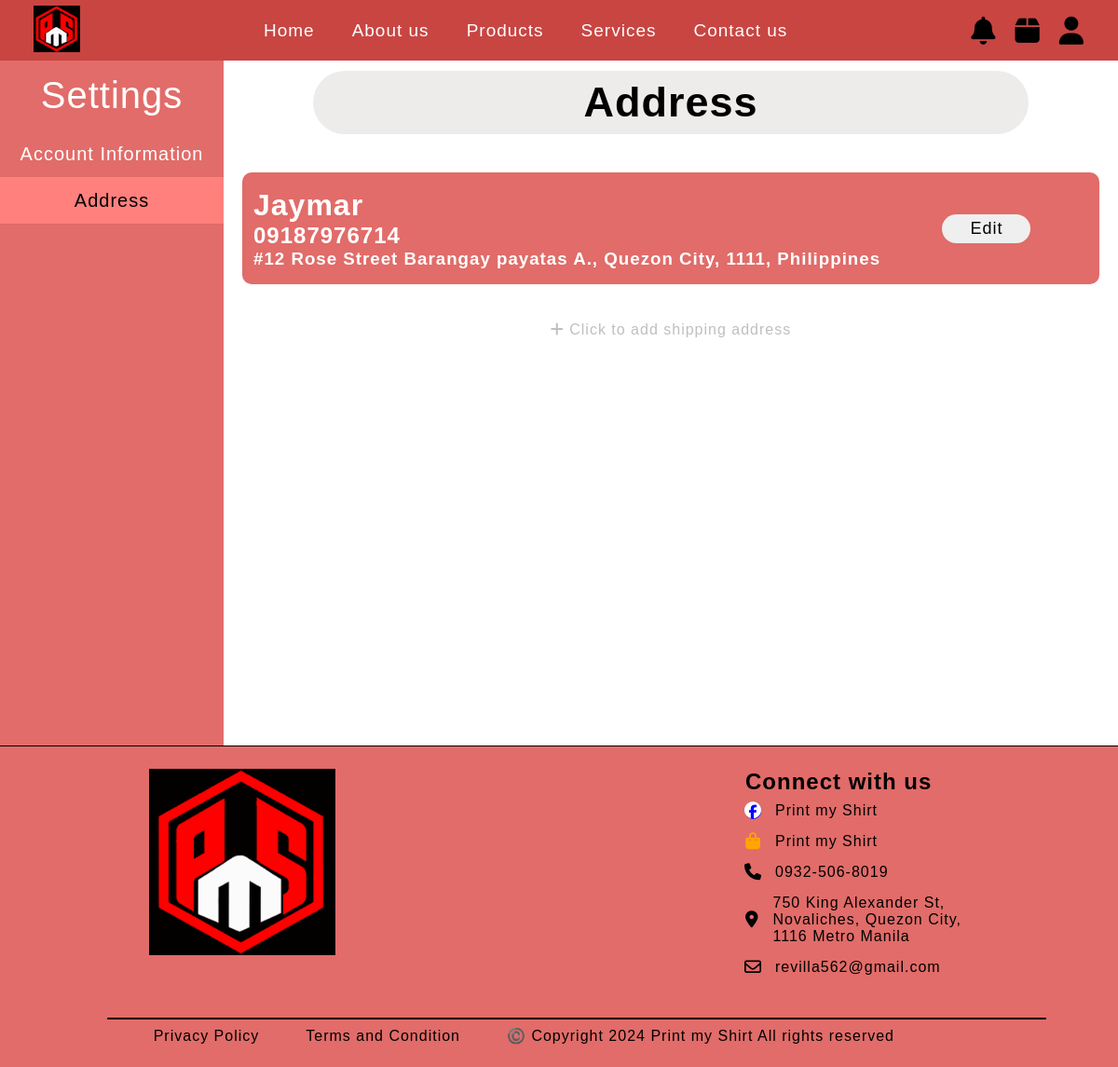
The page /customer-page/userSettingsAddress.php (signed in) on the database its author committed.
### tables this page shows
CREATE TABLE `customer_address` (
  `address_id` int(11) NOT NULL,
  `customer_id` int(11) NOT NULL,
  `names` varchar(255) NOT NULL,
  `phone_number` varchar(255) NOT NULL,
  `address` varchar(255) NOT NULL,
  `city` varchar(255) NOT NULL,
  `zipcode` int(255) NOT NULL,
  `country` varchar(255) NOT NULL
);

### customer-page/userSettingsAddress.php (the view, shortened to what this page needs)
<?php
    include("../connection.php");
    if(isset($_SESSION['customer_id'])){
        $customer_id = $_SESSION['customer_id'];
        $query = mysqli_query($conn, "SELECT * FROM customer_address WHERE customer_id = $customer_id");
    }
?>
<!DOCTYPE html>
<html lang="en">
<head>
    <link rel="stylesheet" href="https://cdnjs.cloudflare.com/ajax/libs/font-awesome/6.5.1/css/all.min.css" />
    <link rel="stylesheet" href="userSettingsAddresss.css">
</head>
<body>
<?php include("website-header.php"); ?>
<div class="body">
    <div class="settings">
        <h1>Settings</h1>
        <div class="settingsContent">
            <p><a href="userSettingsAccInfo.php">Account Information</a></p>
            <p id="active">Address</p>
        </div>
    </div>
    <div class="account-information">
        <div class="account-information-header">
            <h1>Address</h1>
        </div>
        <div class="addresses">
            <?php while($row = mysqli_fetch_assoc($query)){ ?>
                <div class="address">
                    <h1><?= $row['names']; ?></h1>
                    <h2><?= $row['phone_number']; ?></h2>
                    <h3><?= $row['address']; ?>, <?= $row['city']; ?>, <?= $row['zipcode']; ?>, <?= $row['country']; ?></h3>
                    <a href="userSettingsEdit.php?address_id=<?php echo $row['address_id'] ;?>"><button>Edit</button></a>
                </div>
            <?php } ?>
        </div>
        <div class="add-address">
                <a href="userSettingsAdd-Address.php"> <i class="fa-solid fa-plus"></i> Click to add shipping address</a>
        </div>
    </div>
</div>
    <?php include("website-footer.php"); ?>
</body>
</html>

### customer-page/userSettingsAddresss.css (style rules this page uses)
* { margin: 0; padding: 0; font-family: Arial, Helvetica, sans-serif; letter-spacing: 1px; box-sizing: border-box; }
.body { width: 100%; height: calc(100vh - 65px); display: flex; }
.body .settings { background: #E16C69; width: 20%; height: 100%; display: flex; flex-direction: column; align-items: center; }
.body .settings h1 { color: white; font-weight: 400; font-size: 40px; margin: 15px 0; letter-spacing: 1px; }
.body .settings .settingsContent { width: 100%; line-height: 50px; display: flex; align-items: center; flex-direction: column; }
.body .settings .settingsContent p { width: 100%; text-align: center; cursor: pointer; transition: .3s; color: white; font-size: 20px; letter-spacing: 1px; }
.body .settings .settingsContent #active { color: black; background: #FF807D; }
.body .settings .settingsContent p a { color: white; text-decoration: none; width: 100%; height: 100%; display: flex; align-items: center; justify-content: center; transition: .3s; }
.body .account-information { width: 80%; height: 100%; }
.body .account-information .account-information-header { display: flex; align-items: center; height: 90px; justify-content: center; }
.body .account-information .account-information-header h1 { background: #eeeceb; font-size: 45px; padding: 8px 0; border-radius: 50px; width: 80%; text-align: center; }

### customer-page/website-header.php (style rules this page uses)
* { margin: 0; padding: 0; font-family: Arial, Helvetica, sans-serif; letter-spacing: 1px; }
html { scroll-behavior: smooth; }

### customer-page/userSettingsAddress.php (style rules this page uses)
.account-information { overflow: auto; padding-bottom: 20px; }
.account-information .add-address { display: flex; justify-content: center; margin-top: 10px;; }
.account-information .add-address a { color: #bfbfbf; text-decoration: none; }
.addresses { width: 100%; height: auto; padding: 20px; display: flex; align-items: center; justify-content: center; flex-direction: column; }
.addresses .address { width: 100%; height: 120px; border-radius: 10px; background: #E16C69; display: flex; justify-content: center; flex-direction: column; color: white; padding-left: 12px; margin: 10px; position: relative; }
.addresses .address a { position: absolute; right: 8%; }
.addresses .address a button { padding: 5px 30px; font-size: 18px; border: none; border-radius: 50px; cursor: pointer; }

### rows shown on the page
customer_address: names "Jaymar", phone_number "09187976714", address "#12 Rose Street Barangay payatas A.", city "Quezon City", zipcode "1111", country "Philippines"
